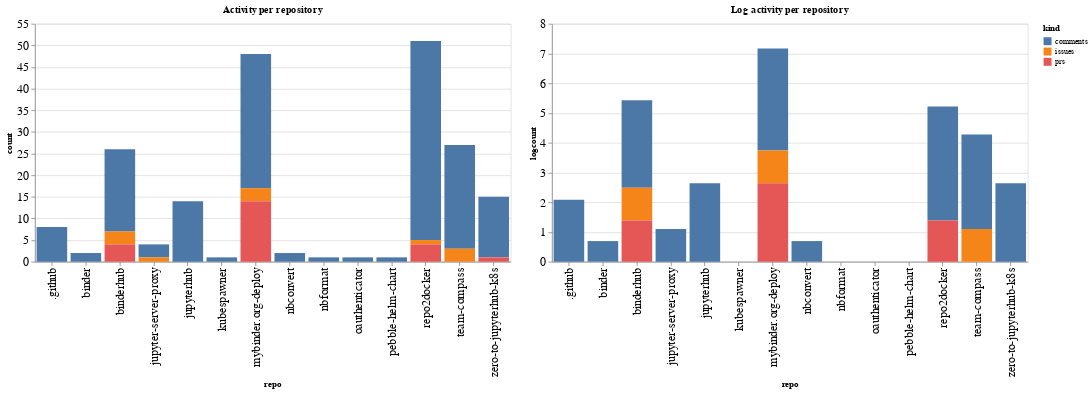

The cell this chart's notebook holds for it:
### Code cell
ch1 = alt.Chart(repo_summaries, width=600, title="Activity per repository").mark_bar().encode(
    x='repo',
    y='count',
    color='kind',
    tooltip="kind"
)

ch2 = alt.Chart(repo_summaries, width=600, title="Log activity per repository").mark_bar().encode(
    x='repo',
    y='logcount',
    color='kind',
    tooltip="kind"
)

ch1 | ch2

### Figure 1 — Vega-Lite specification as saved in the notebook (floating-point values rounded to 4 significant figures)
{"config": {"axisLeft": {"labelFontSize": 15}, "axisBottom": {"labelFontSize": 15}}, "hconcat": [{"mark": "bar", "encoding": {"color": {"type": "nominal", "field": "kind"}, "tooltip": {"type": "nominal", "field": "kind"}, "x": {"type": "nominal", "field": "repo"}, "y": {"type": "quantitative", "field": "count"}}, "title": "Activity per repository", "width": 600}, {"mark": "bar", "encoding": {"color": {"type": "nominal", "field": "kind"}, "tooltip": {"type": "nominal", "field": "kind"}, "x": {"type": "nominal", "field": "repo"}, "y": {"type": "quantitative", "field": "logcount"}}, "title": "Log activity per repository", "width": 600}], "data": {"name": "data-53cc994e3b2a55da90744a2d6e4f14fd"}, "$schema": "https://vega.github.io/schema/vega-lite/v4.8.1.json", "datasets": {"data-53cc994e3b2a55da90744a2d6e4f14fd": [{"repo": ".github", "kind": "comments", "count": 8, "logcount": 2.079}, {"repo": "binder", "kind": "comments", "count": 2, "logcount": 0.6931}, {"repo": "binderhub", "kind": "comments", "count": 19, "logcount": 2.944}, {"repo": "binderhub", "kind": "issues", "count": 3, "logcount": 1.099}, {"repo": "binderhub", "kind": "prs", "count": 4, "logcount": 1.386}, {"repo": "jupyter-server-proxy", "kind": "comments", "count": 3, "logcount": 1.099}, {"repo": "jupyter-server-proxy", "kind": "issues", "count": 1, "logcount": 0.0}, {"repo": "jupyterhub", "kind": "comments", "count": 14, "logcount": 2.639}, {"repo": "kubespawner", "kind": "comments", "count": 1, "logcount": 0.0}, {"repo": "mybinder.org-deploy", "kind": "comments", "count": 31, "logcount": 3.434}, {"repo": "mybinder.org-deploy", "kind": "issues", "count": 3, "logcount": 1.099}, {"repo": "mybinder.org-deploy", "kind": "prs", "count": 14, "logcount": 2.639}, {"repo": "nbconvert", "kind": "comments", "count": 2, "logcount": 0.6931}, {"repo": "nbformat", "kind": "comments", "count": 1, "logcount": 0.0}, {"repo": "oauthenticator", "kind": "comments", "count": 1, "logcount": 0.0}, {"repo": "pebble-helm-chart", "kind": "comments", "count": 1, "logcount": 0.0}, {"repo": "repo2docker", "kind": "comments", "count": 46, "logcount": 3.829}, {"repo": "repo2docker", "kind": "issues", "count": 1, "logcount": 0.0}, {"repo": "repo2docker", "kind": "prs", "count": 4, "logcount": 1.386}, {"repo": "team-compass", "kind": "comments", "count": 24, "logcount": 3.178}, {"repo": "team-compass", "kind": "issues", "count": 3, "logcount": 1.099}, {"repo": "zero-to-jupyterhub-k8s", "kind": "comments", "count": 14, "logcount": 2.639}, {"repo": "zero-to-jupyterhub-k8s", "kind": "prs", "count": 1, "logcount": 0.0}]}}
